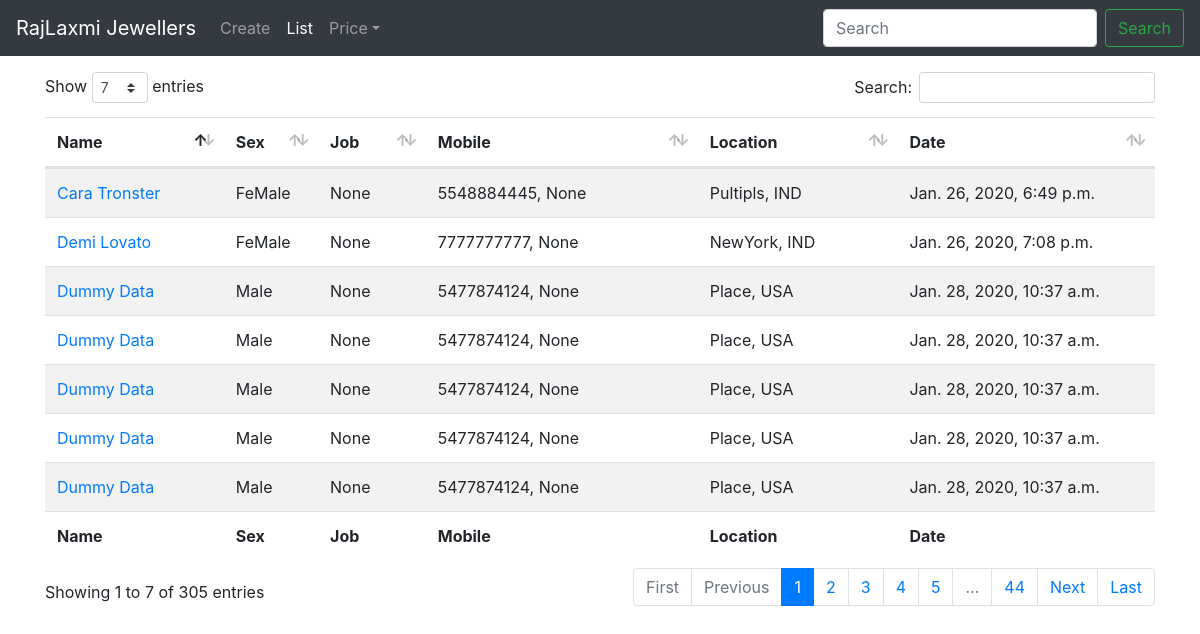
/list/, run on an earlier commit of the app's database.
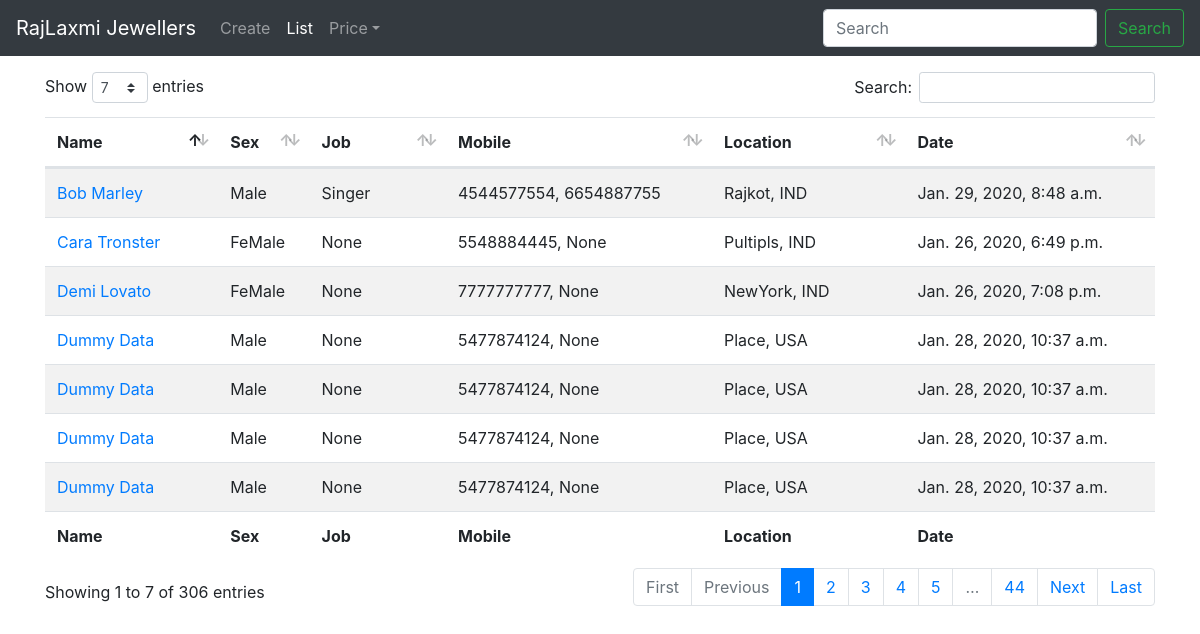
And on a later commit of the database.
### person/models.py (models this page shows, shortened)
class Person(models.Model):
	mobile = RegexValidator(regex="^[1-9]\d{9}$",
							message="Only 10 Digit Mobile Number Allowed")
	pin = RegexValidator(regex="^[1-9]\d{5}$",
							 message="Enter Valid Six Digit PinCode")
	alphabets_only = RegexValidator(regex="^[a-zA-Z]*$",
									message="Only Alphabets Allowed")
	SEX = [("F", "FeMale"), ("M", "Male"), ]
	COUNTRY = [("IND", "India"),
			   ("USA", "United States of America"),
			   ("CAN", "Canada"),
			   ("CHN", "China"),
			   ("ARE", "United Arab Emirates"), ]
	first_name = models.CharField(max_length=50,
								  validators=[alphabets_only])
	middle_name = models.CharField(max_length=50,
								   blank=True,
								   null=True,
								   validators=[alphabets_only])
	last_name = models.CharField(max_length=50,
								 validators=[alphabets_only])
	sex = models.CharField(max_length=1, choices=SEX)
	job = models.CharField(max_length=30,
						   blank=True,
						   null=True,
						   validators=[alphabets_only],
						   help_text="Onlye Alphabets Allowed")
	mobile_one = models.CharField(max_length=10,
								  validators=[mobile])
	mobile_two = models.CharField(max_length=10,
								  blank=True,
								  null=True,
								  validators=[mobile])
	email = models.EmailField(blank=True, null=True)
	address_one = models.CharField(max_length=100,
								   blank=True,
								   null=True, )
	address_two = models.CharField(max_length=100,
								   blank=True,
								   null=True, )
	city = models.CharField(max_length=50,
							validators=[alphabets_only],
							help_text="Only Alphabets Allowed")
	pincode = models.CharField(max_length=6,
							   blank=True,
							   null=True,
							   validators=[pin])
	country = models.CharField(max_length=3,
							   choices=COUNTRY,
							   default="IND", )
	detail = models.TextField(max_length=300,
							  blank=True,
							  null=True,
							  validators=[MaxLengthValidator(limit_value=300)],
							  help_text="Maximum 300 Characters Allowed")
	date_added = models.DateTimeField(auto_now_add=True)
	"""
	def __str__(self):
		return f"{self.first_name} {self.last_name}"
	"""

### person/views.py (the view)
# urls.py: path("list/", ListPersonView.as_view(), name="person-list"),
class ListPersonView(ListView):
	model = Person
	ordering = ["-date_added"]

### person/templates/person/person_list.html (shortened to what this page needs)
{% extends "base.html" %}
{% load static %}
{% block content %}
<table id="person_table" class="table table-hover table-striped" style="width:100%">
	<thead>
		<tr>
			<th>Name</th>
			<th>Sex</th>
			<th>Job</th>
			<th>Mobile</th>
			<th>Location</th>
			<th>Date</th>
		</tr>
	</thead>
	<tbody>
		{% for person in object_list %}
			<tr>
				<td>
				<a href="{% url 'person-detail' person.id %}">{{ person.first_name }} {{ person.last_name }}</a>
				</td>
				<td>
				{% if person.sex == "F" %}
					FeMale
				{% else %}
					Male
				{% endif %}
				</td>
				<td>{{ person.job }}</td>
				<td>{{ person.mobile_one }}, {{ person.mobile_two }}</td>
				<td>{{ person.city }}, {{ person.country }}</td>
				<td>{{ person.date_added }}</td>
			</tr>
		{% endfor %}
	</tbody>
	<tfoot>
		<tr>
			<th>Name</th>
			<th>Sex</th>
			<th>Job</th>
			<th>Mobile</th>
			<th>Location</th>
			<th>Date</th>
		</tr>
	</tfoot>
</table>
{% endblock content %}

What changed in the data, as far as the page shows it:
no longer on this page (row unchanged): Person: first_name "Dummy", last_name "Data", sex "Male", job "None", mobile_one "5477874124", mobile_two "None", city "Place", country "USA", date_added "Jan. 28, 2020, 10:37 a.m."
added Person: first_name "Bob", last_name "Marley", sex "Male", job "Singer", mobile_one "4544577554", mobile_two "6654887755", city "Rajkot", country "IND", date_added "Jan. 29, 2020, 8:48 a.m."
Also different on the page:
text written by a page script: "Show entries Search: Showing 1 to 7 of 305 entries First Previous 1 2 3 4 5 … 44 Next Last" → "Show entries Search: Showing 1 to 7 of 306 entries First Previous 1 2 3 4 5 … 44 Next Last"
